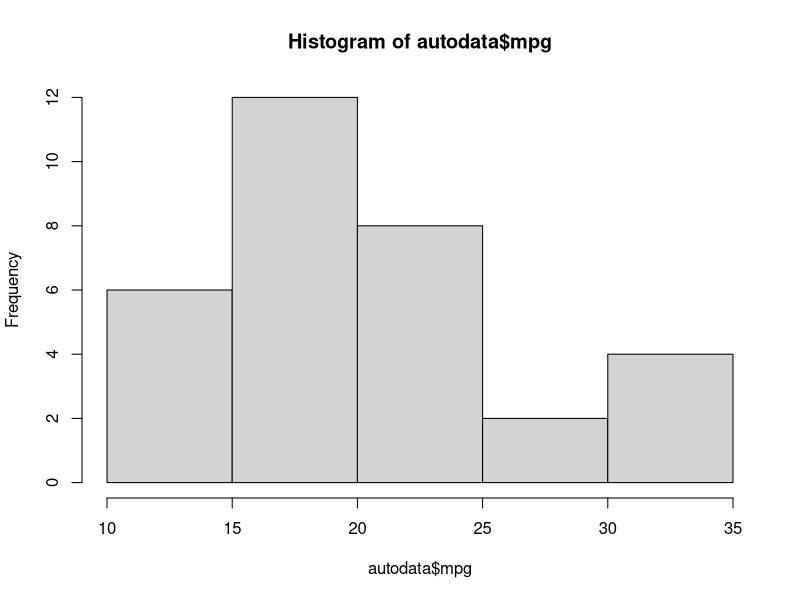
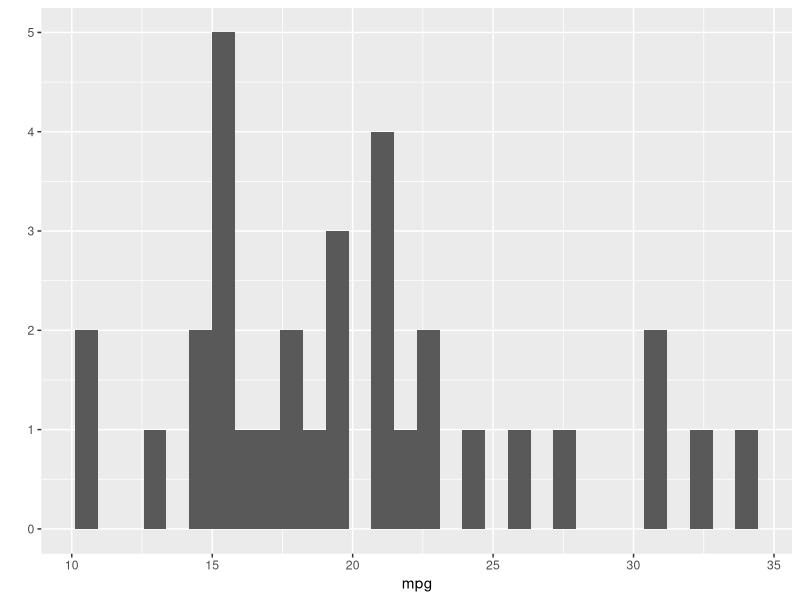
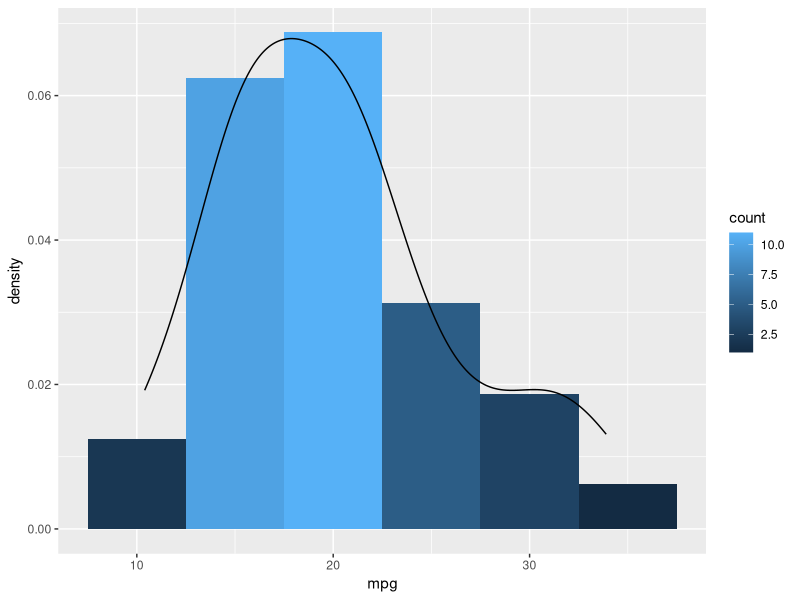
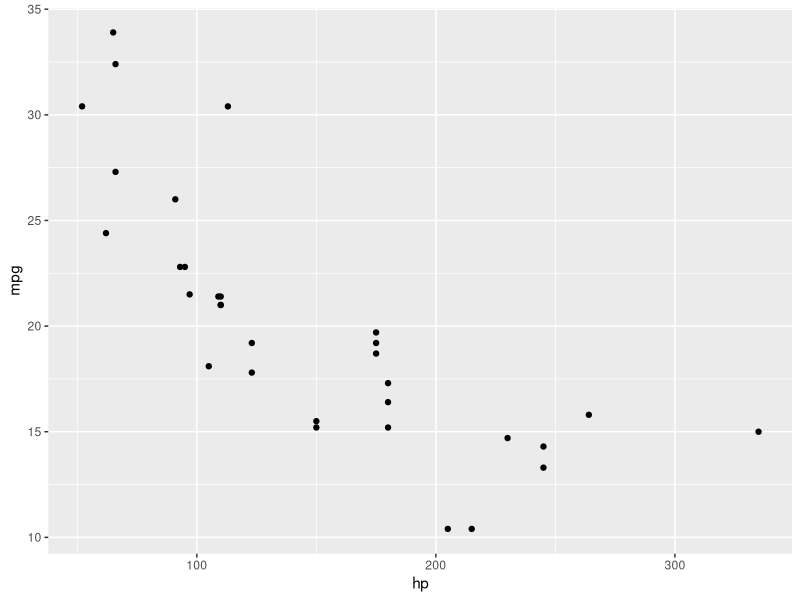
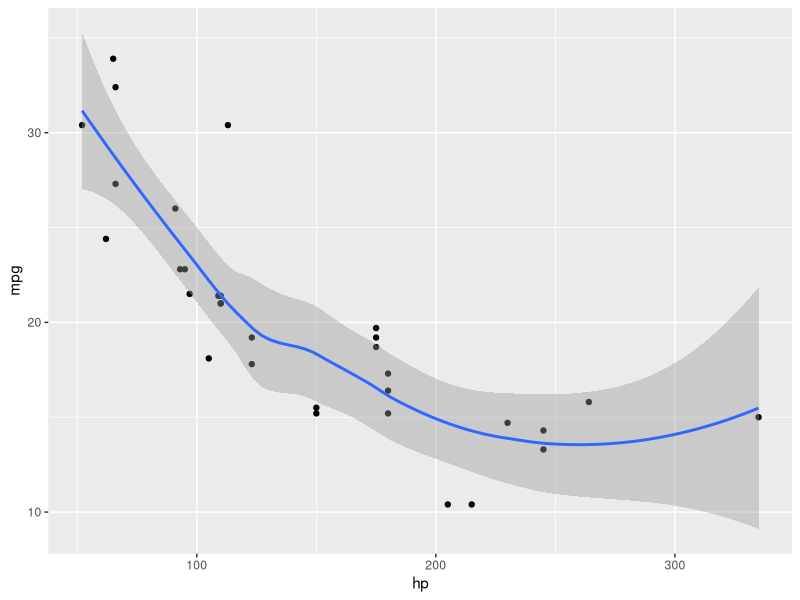

Write the R code that produced these figures, in order.
## ---- chunk 1
knitr::opts_chunk$set(echo = TRUE)
## ---- chunk 2
library(ggplot2)
## ---- chunk 3
autodata = mtcars
## ---- chunk 4
summary(autodata)
## ---- chunk 5
autodata$trans = factor(autodata$am, labels=c('automatic','manual'))
## ---- chunk 6
summary(autodata$trans)
## ---- chunk 7
table(autodata$trans, autodata$cyl)
## ---- chunk 8
ct = table(autodata$trans, autodata$cyl)
prop.table(ct)
## ---- chunk 9
prop.table(ct,1)
## ---- chunk 10
prop.table(ct,2)
## ---- chunk 11
hist_stat =hist(autodata$mpg)
## ---- chunk 12
qplot(data=autodata, x=mpg, geom='histogram')
## ---- chunk 13
ggplot(data=autodata, aes(x=mpg))+ 
    geom_histogram(binwidth = 5, aes(y=..density..,fill = ..count..))  + 
    geom_density()
## ---- chunk 14
qplot(data=autodata, x=hp, y=mpg)
## ---- chunk 15
qplot(data=autodata, x=hp, y=mpg) + geom_smooth()
